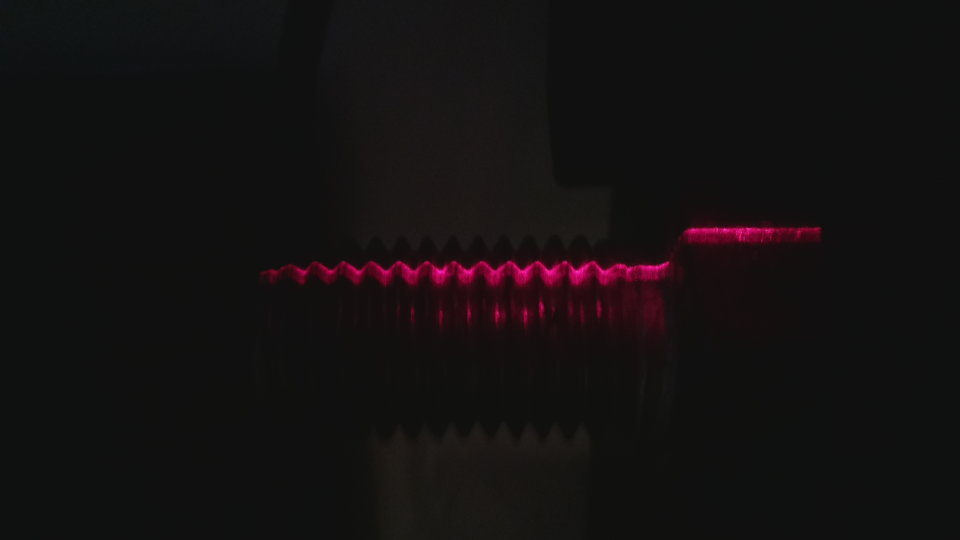
#> input picture znap24.jpg, 1920 x 1080 px, found by its file name (shown at 1/2 size)
$ python test.py
#> lines starting #> are read from the running program, lines starting #| are printed output that depends on the picture; after the words box and inside, x2 and y2 are one past the last pixel; in counts of white or black regions, pixels touching at a corner belong together
import cv2
import numpy as np


def find_peak(pos):
    rows = pos.shape[0]
    print(rows)
    check_width = 20
    p_row = np.array([], np.int16)
    p_column = np.array([], np.int16)
    i = check_width
    while i < rows - check_width:
        if pos[i] <= pos[i-1] and pos[i] <= pos[i+1]:
            peak_flag = True
            for p in range(1, check_width):
                if pos[i] > pos[i-p] or pos[i] > pos[i+p]:
                    peak_flag = False
                    break

            if peak_flag:
                p_row = np.append(p_row, pos[i])
                p_column = np.append(p_column, i+5)
                i += check_width - 5
        i += 1
    print(p_row.shape)
    return p_row, p_column


def find_valley(pos):
    rows = pos.shape[0]
    print(rows)
    check_width = 20
    v_row = np.array([], np.int16)
    v_column = np.array([], np.int16)
    i = check_width
    while i < rows - check_width:
        if pos[i] >= pos[i-1] and pos[i] >= pos[i+1]:
            valley_flag = True
            for p in range(1, check_width):
                if pos[i] < pos[i-p] or pos[i] < pos[i+p]:
                    valley_flag = False
                    break

            if valley_flag:
                v_row = np.append(v_row, pos[i])
                v_column = np.append(v_column, i+5)
                i += check_width - 5
        i += 1
    print(v_row.shape)
    return v_row, v_column


def show_peak_valley(img, v_row, v_column, p_row, p_column):
    #cv2.circle(img, (250, 250), 50, (100, 50, 200), -1)
    for i in range(v_row.shape[0]):
        cv2.circle(img, (v_column[i], int(v_row[i])), 1, (0, 255, 0), -1)

    for i in range(p_row.shape[0]):
        cv2.circle(img, (p_column[i], int(p_row[i])), 1, (255, 0, 0), -1)

    cv2.imshow("valleysssss", img)

img = cv2.imread('/home/theabysswalker/Documents/python_files/znap24.jpg')
#> img is the input picture: shape (1080, 1920, 3); mean B, G, R 17.2, 16.9, 20.3

img = img[400:600, 600:1200]
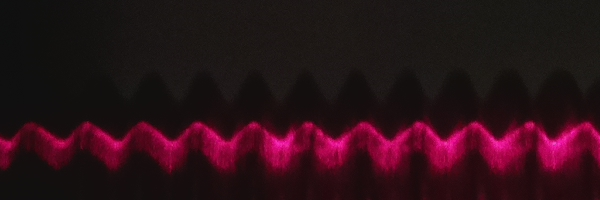
#> img: shape (200, 600, 3); mean B, G, R 23.8, 16.3, 44.1

redChannel = img[:, :, 2]
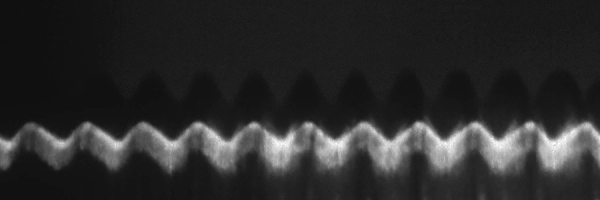
#> redChannel: shape (200, 600); min 13, max 255, mean 44.1

#redChannel = cv2.bilateralFilter(redChannel, 10, 100, 100)

retval,binaryImage = cv2.threshold(redChannel, 80, 255, cv2.THRESH_BINARY+cv2.THRESH_OTSU)
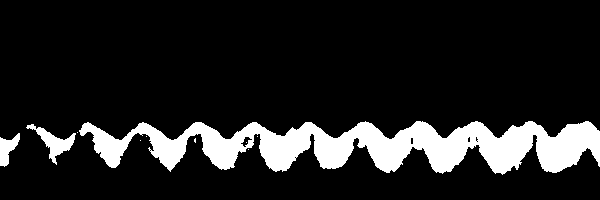
#> binaryImage: shape (200, 600); 13.4% white; 10 white regions (7 under 20 px), largest, box (x1, y1, x2, y2) and area: (79, 121, 600, 175) 15112, (26, 124, 76, 165) 613, (0, 133, 20, 167) 359
#> retval = 85
'''
kernel = np.array([[0,0,1],[0,1,1],[1,1,1]],np.uint8)
kernel = np.ones((15, 15), np.uint8)
binaryImage2 = cv2.morphologyEx(binaryImage, cv2.MORPH_CLOSE, kernel)
'''

thread_row = np.array([])

for column in range(1, binaryImage.shape[1]):

    for row in range(binaryImage.shape[0]):
        if binaryImage[row, column] != 0:
            thread_row = np.append(thread_row, row)
            break

valley_row, valley_column = find_valley(thread_row)

peak_row, peak_column = find_peak(thread_row)

print("Peaks:")
print(peak_row)
print("their pos:")
print(peak_column)

print("Valleys")
print(valley_row)
print("their pos:")
print(valley_column)

show_peak_valley(img, valley_row, valley_column, peak_row, peak_column)
#> after the loop in show_peak_valley, `for i in range(v_row.shape[0]):`: img: shape (200, 600, 3); 0.04% of pixels changed, all inside (x1, y1, x2, y2) = (60, 135, 548, 142)
#> after the loop in show_peak_valley, `for i in range(p_row.shape[0]):`:
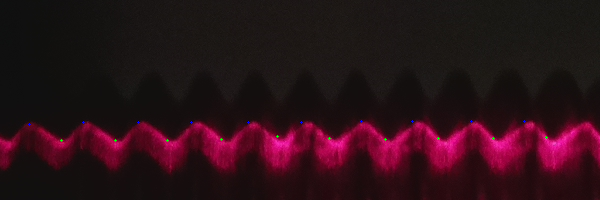
#> img: shape (200, 600, 3); mean B, G, R 23.9, 16.4, 44

#cv2.imshow('org', redChannel)
cv2.imshow('otsu', binaryImage)

cv2.waitKey(0)
cv2.destroyAllWindows()

$ run again, with znap5.jpg copied over znap24.jpg
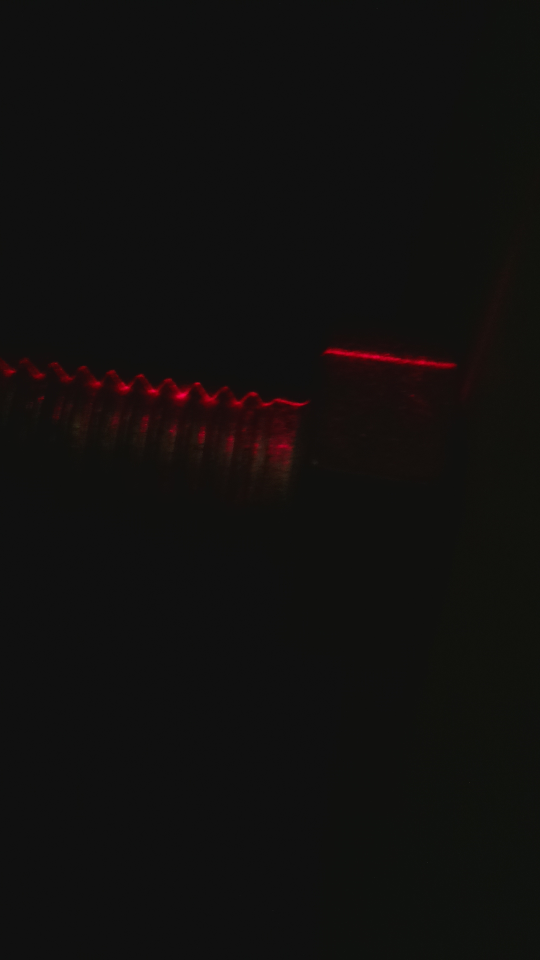
#> input picture znap5.jpg, 1080 x 1920 px, found by its file name (shown at 1/2 size)
#> img is the input picture: shape (1920, 1080, 3); mean B, G, R 14.8, 15.9, 17.6
#> `retval,binaryImage = cv2.threshold(redChannel, 80, 255, cv2.THRESH_BIN..`:
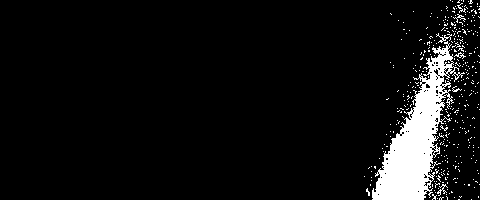
#> binaryImage: shape (200, 480); 6.8% white; 383 white regions (376 under 20 px), largest, box (x1, y1, x2, y2) and area: (372, 41, 465, 200) 5529, (436, 33, 452, 43) 47, (437, 184, 448, 196) 41
#> retval = 18
#> after the loop in show_peak_valley, `for i in range(p_row.shape[0]):`:
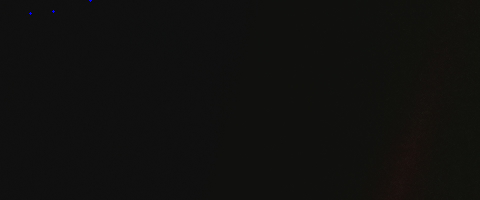
#> img: shape (200, 480, 3); mean B, G, R 14.6, 16.1, 16.3
